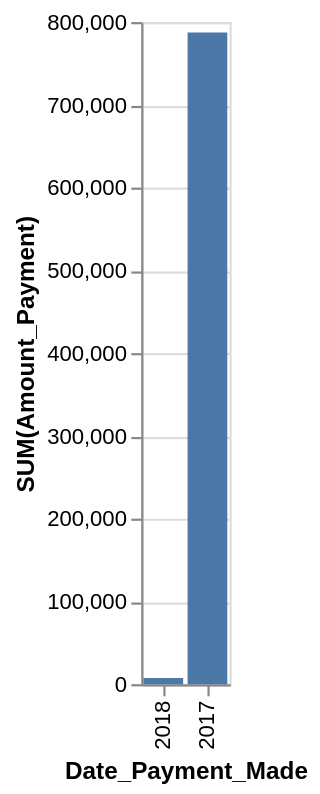

Vega-Lite specification stored for this chart:
### Vega-Lite specification from a JSON file in a GitHub repository (floating-point values rounded to 4 significant figures)
{"data": {"values": [{"x_data": "2017", "y_data": 787370}, {"x_data": "2018", "y_data": 7343}]}, "mark": "bar", "encoding": {"x": {"field": "x_data", "type": "nominal", "title": "Date_Payment_Made", "sort": {"op": "sum", "field": "y_data", "order": "ascending"}}, "y": {"field": "y_data", "type": "quantitative", "title": "SUM(Amount_Payment)"}}}
